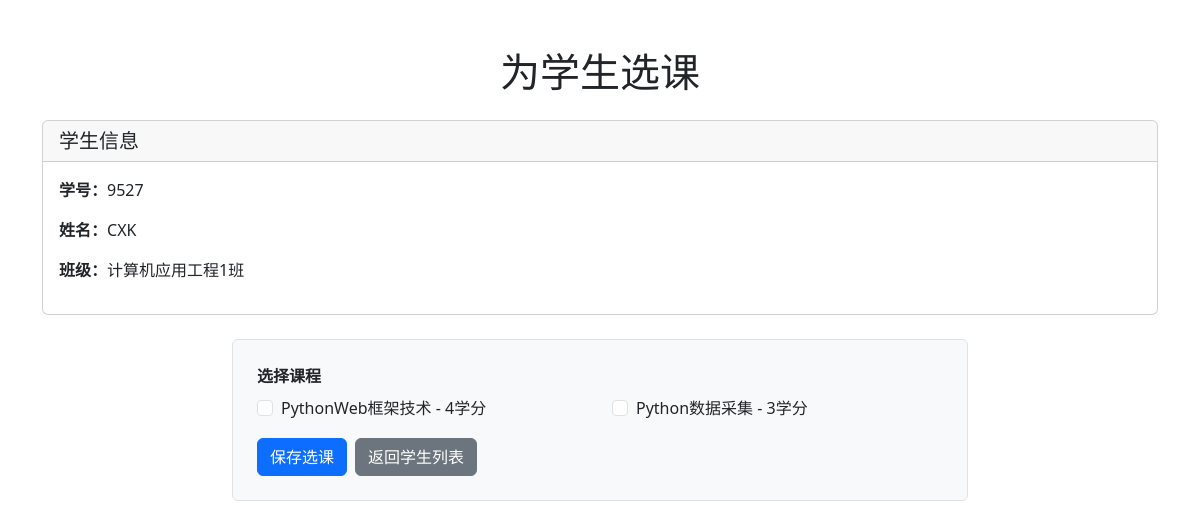
The app's page /student/enroll/1/, older data.
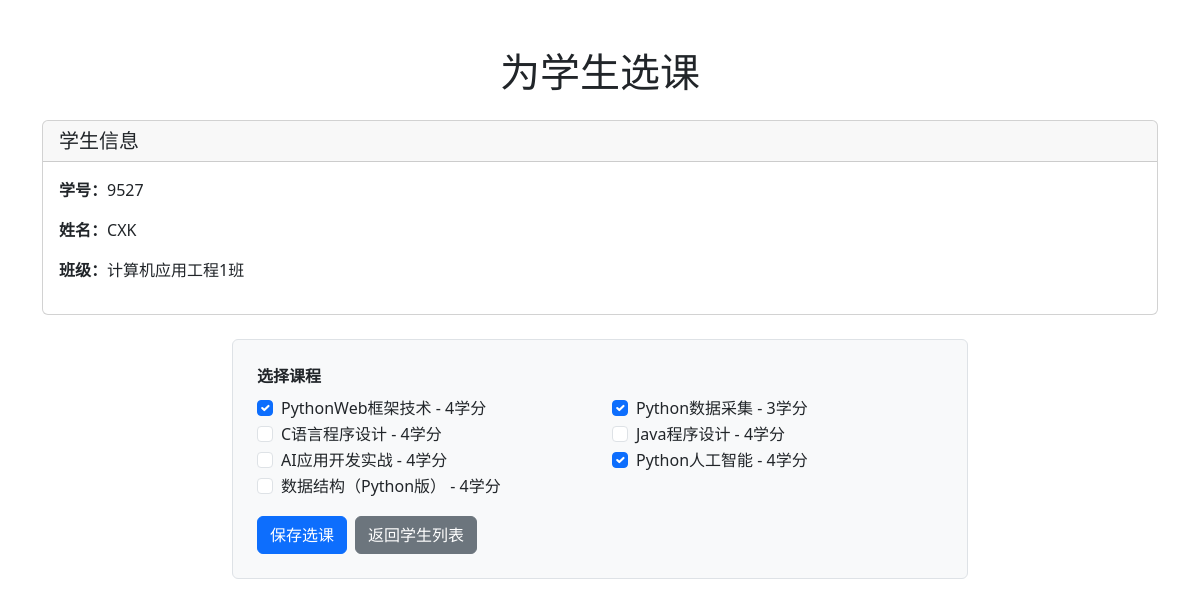
The same page, newer data.
### student/models.py (models this page shows, shortened)
class Student(models.Model):
    student_id = models.CharField(max_length=20, unique=True, verbose_name='学号')
    name = models.CharField(max_length=50, verbose_name='姓名')
    birthday = models.DateField(verbose_name='生日')
    GENDER_CHOICES = (
        ('male', '男'),
        ('female', '女'),
    )
    gender = models.CharField(max_length=10, choices=GENDER_CHOICES, verbose_name='性别')
    phone = models.CharField(max_length=20, verbose_name='电话')
    email = models.EmailField(verbose_name='邮箱')
    address = models.CharField(max_length=200, verbose_name='家庭地址')
    avatar = models.ImageField(upload_to='avatars/', verbose_name='头像', blank=True, null=True)
    class_field = models.ForeignKey('classes.Class', on_delete=models.SET_NULL, verbose_name='班级', blank=True, null=True, related_name='students')
    courses = models.ManyToManyField('course.Course', verbose_name='所选课程', blank=True, related_name='students')
    class Meta:
        verbose_name = '学生'
        verbose_name_plural = '学生'

### classes/models.py (models this page shows, shortened)
class Class(models.Model):
    name = models.CharField(max_length=100, verbose_name='班级名称')
    class Meta:
        db_table = 'classes'
        verbose_name = '班级'
        verbose_name_plural = '班级'

### course/models.py (models this page shows, shortened)
class Course(models.Model):
    name = models.CharField(max_length=100, verbose_name='课程名称')
    credits = models.IntegerField(verbose_name='学分')
    hours = models.IntegerField(verbose_name='课时')
    description = models.TextField(blank=True, null=True, verbose_name='课程描述')
    class Meta:
        db_table = 'courses'
        verbose_name = '课程'
        verbose_name_plural = '课程'

### student/views.py (the view)
# urls.py: path('enroll/<int:pk>/', views.enroll_course, name='enroll_course'),
def enroll_course(request, pk):
    student = get_object_or_404(Student, pk=pk)
    all_courses = Course.objects.all()
    enrolled_courses = student.courses.all()
    if request.method == 'POST':
        course_ids = request.POST.getlist('courses')
        student.courses.set(course_ids)
        student.save()
        return redirect('student:list_student')
    context = {
        'student': student,
        'all_courses': all_courses,
        'enrolled_courses': enrolled_courses
    }
    return render(request, 'student/enroll_course.html', context)

### student/templates/student/enroll_course.html (shortened to what this page needs)
<!DOCTYPE html>
<html lang="zh-CN">
<head>
    <link href="https://fastly.jsdelivr.net/npm/bootstrap@5.3.0/dist/css/bootstrap.min.css" rel="stylesheet">
</head>
<body>
    <div class="container mt-5">
        <h1 class="text-center mb-4">为学生选课</h1>
        <div class="card mb-4">
            <div class="card-header">
                <h5 class="mb-0">学生信息</h5>
            </div>
            <div class="card-body">
                <p><strong>学号：</strong>{{ student.student_id }}</p>
                <p><strong>姓名：</strong>{{ student.name }}</p>
                <p><strong>班级：</strong>{{ student.class_field.name|default:"未分配" }}</p>
            </div>
        </div>
        <div class="row justify-content-center">
            <div class="col-md-8">
                <form method="post" class="border p-4 rounded bg-light">
                    <div class="mb-3">
                        <label class="form-label"><strong>选择课程</strong></label>
                        <div class="row">
                            {% for course in all_courses %}
                            <div class="col-md-6">
                                <div class="form-check">
                                    <input class="form-check-input" type="checkbox" name="courses" value="{{ course.pk }}" id="course_{{ course.pk }}" {% if course in enrolled_courses %}checked{% endif %}>
                                    <label class="form-check-label" for="course_{{ course.pk }}">
                                        {{ course.name }} - {{ course.credits }}学分
                                    </label>
                                </div>
                            </div>
                            {% empty %}
                            <div class="col-12">
                                <p class="text-muted">暂无课程可供选择</p>
                            </div>
                            {% endfor %}
                        </div>
                    </div>
                    <div class="d-flex gap-2">
                        <button type="submit" class="btn btn-primary">保存选课</button>
                        <a href="{% url 'student:list_student' %}" class="btn btn-secondary">返回学生列表</a>
                    </div>
                </form>
            </div>
        </div>
    </div>
</body>
</html>

Row changes from the older to the newer data that the page shows:
computed for Course "PythonWeb框架技术": courses "☐" → "☑"
computed for Course "Python数据采集": courses "☐" → "☑"
added Course: name "C语言程序设计", credits "4"
added Course: name "Java程序设计", credits "4"
added Course: name "AI应用开发实战", credits "4"
added Course: courses "☑", name "Python人工智能", credits "4"
added Course: name "数据结构（Python版）", credits "4"
